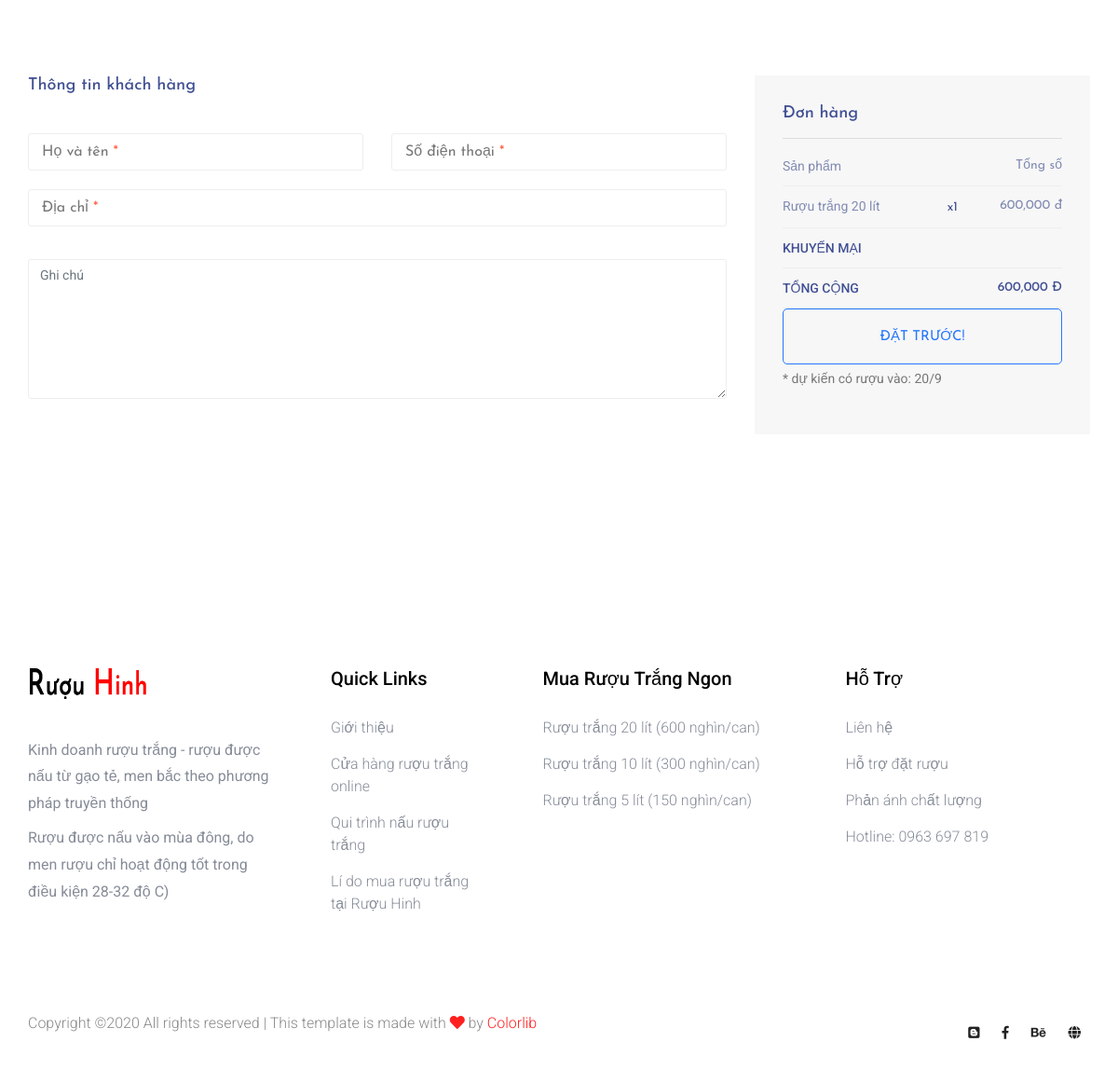
The app's page /thanh-toan/?product=ruou-trang-20-lit&quantity=1 (lower part), older data.
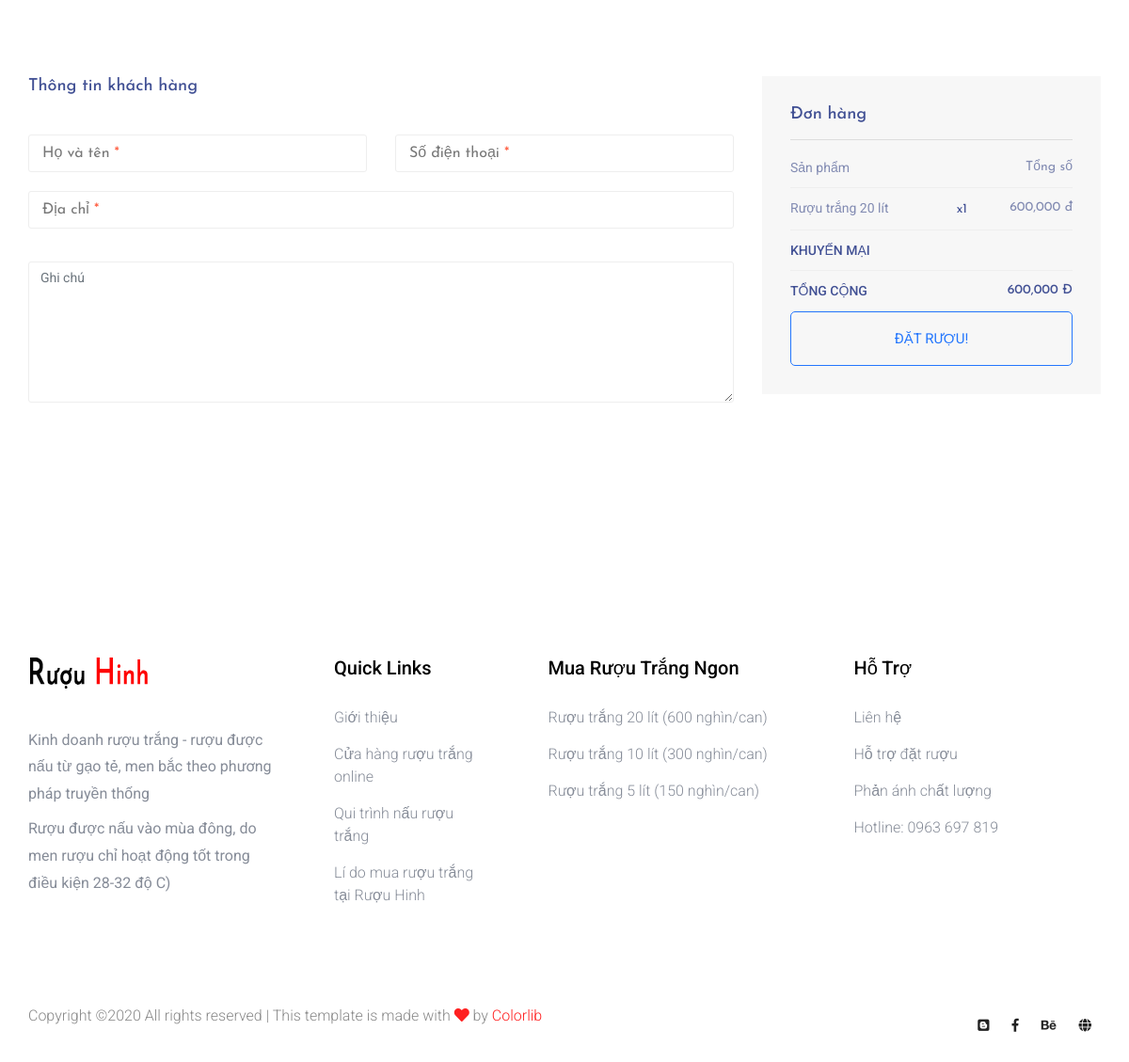
The same page, newer data.
### product/models.py (models this page shows, shortened)
class Product(models.Model):
    name = models.CharField(max_length=200, null=False, blank=False)
    slug = models.SlugField(max_length=200, null=False, blank=False)
    price = models.IntegerField(default=0)
    content = models.TextField(null=False, blank=False)
    created_on = models.DateTimeField(auto_now_add=True)
    thumb = models.ImageField(upload_to=path_file_name, null=True)
    available = models.BooleanField(default=True)
    available_on = models.CharField(max_length=10, null=True, blank=True)
    class Meta:
        ordering = ["-created_on"]

### product/views.py (the view)
# urls.py: path('thanh-toan/', views.checkout, name="checkout"),
def checkout(request):
    slug = request.GET.get('product')
    quantity = request.GET.get('quantity')
    product = get_object_or_404(models.Product, slug=slug)
    if request.method == "POST":
        form = forms.OrderForm(request.POST)
        if form.is_valid():
            instance = form.save()
            message = "%s - %s - %s - %s - %s" % (instance.customer,
                                                  instance.address,
                                                  instance.phone,
                                                  instance.quantity,
                                                  product.name)
            send_mail(subject="Money coming babe :)", message=message,
                      from_email='ruouhinh@gmail.com',
                      recipient_list=["canhazn@gmail.com"],
                      fail_silently=False)
            return redirect("thanh-toan-thanh-cong", instance.id)
    else:
        print("fomr invalid")
    context = {
        "product": product,
        "quantity": quantity,
        "form": forms.OrderForm()
    }
    return render(request, "checkout.html", context)

### product/forms.py
class OrderForm(forms.ModelForm):
    class Meta:
        model = models.Order
        exclude = ('delivered', )

### browser/templates/checkout.html (shortened to what this page needs)
{% extends 'base.html' %}
{%load static %}
{% block content %}
<main>
  <section class="checkout_area section_padding">
    <div class="container">
      <div class="billing_details">
        <div class="row">
          <div class="col-lg-8">
            <h3>Thông tin khách hàng</h3>
            <form id="checkout-form" class="row contact_form" action="" method="post">
              <div class="col-md-6 form-group p_star">
                <input type="text" class="form-control" id="customer" name="customer" required />
              </div>
              <div class="col-md-6 form-group p_star">
                <input type="text" class="form-control" id="phone" name="phone" required />
              </div>
              <div class="col-md-12 form-group p_star">
                <input type="text" class="form-control" id="address" name="address" required />
              </div>
              <div class="col-md-12 form-group">
                <textarea class="form-control" name="note" id="note" rows="1" placeholder="Ghi chú"></textarea>
              </div>
            </form>
          </div>
          <div class="col-lg-4">
            <div class="order_box">
              <h2>Đơn hàng</h2>
              <ul class="list">
                <li>
                  <a>Sản phẩm
                    <span>Tổng số</span>
                  </a>
                </li>
                <li>
                  <a>{{ product.name }}
                    <span class="middle">x{{ quantity }}</span>
                    <span id="cost" class="last"></span>
                  </a>
                </li>
              </ul>
              <ul class="list list_2">
                <li>
                  <a>Khuyến mại
                  </a>
                </li>
                <li>
                  <a>Tổng cộng
                    <span id="totalcost"></span>
                  </a>
                </li>
              </ul>
              <button id="checkout-btn" type="submit" form="checkout-form" class="btn_3 w-100" style="cursor: pointer;">
                {% if product.available %} đặt rượu!
                {% else %} <span>đặt trước!</span>
                {% endif %}
              </button>
              {% if not product.available %}
              <p>* dự kiến có rượu vào: {{ product.available_on }}</p>
              {% endif %}
            </div>
          </div>
        </div>
      </div>
    </div>
  </section>
</main>
{% endblock content %}

Row changes from the older to the newer data that the page shows:
changed Product "Rượu trắng 20 lít": available False → True (drawn); available_on "20/9" → (not shown)
Text that changed along with them:
text no longer shown: "ĐẶT TRƯỚC! * dự kiến có rượu vào:"
text now shown: "ĐẶT RƯỢU!"
